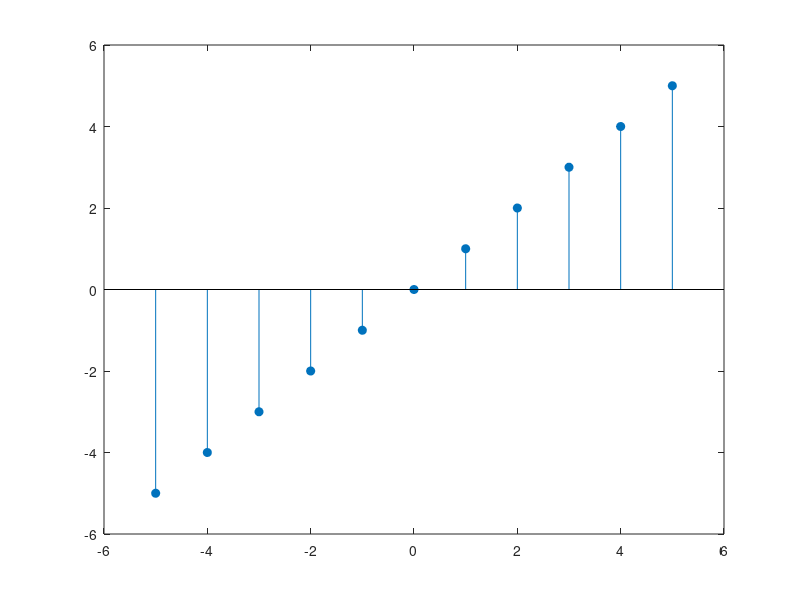

This figure's MATLAB source:
% 1st method

% n = -5:5;
% x = zeros(1, length(n));


% for i =1:length(n)
%     if n(i) >= 0
%         x(i) = n(i);
%     endif
% end

% stem(n, x, "filled");


% 2nd method

% n = -5:5;
% x = n;

% for i =1:length(n)
%     if n(i) >= 0
%         x(i) = n(i);
%     else
%         x(i) = 0;
%     endif
% end

% stem(n, x, "filled");


% 3rd Method

% n = -5:5;
% x = max(0, n);
% stem(n, x, "filled");

% Unit Ramp
y = -5:5;
x = y;
stem(y, x, "filled");

pause
